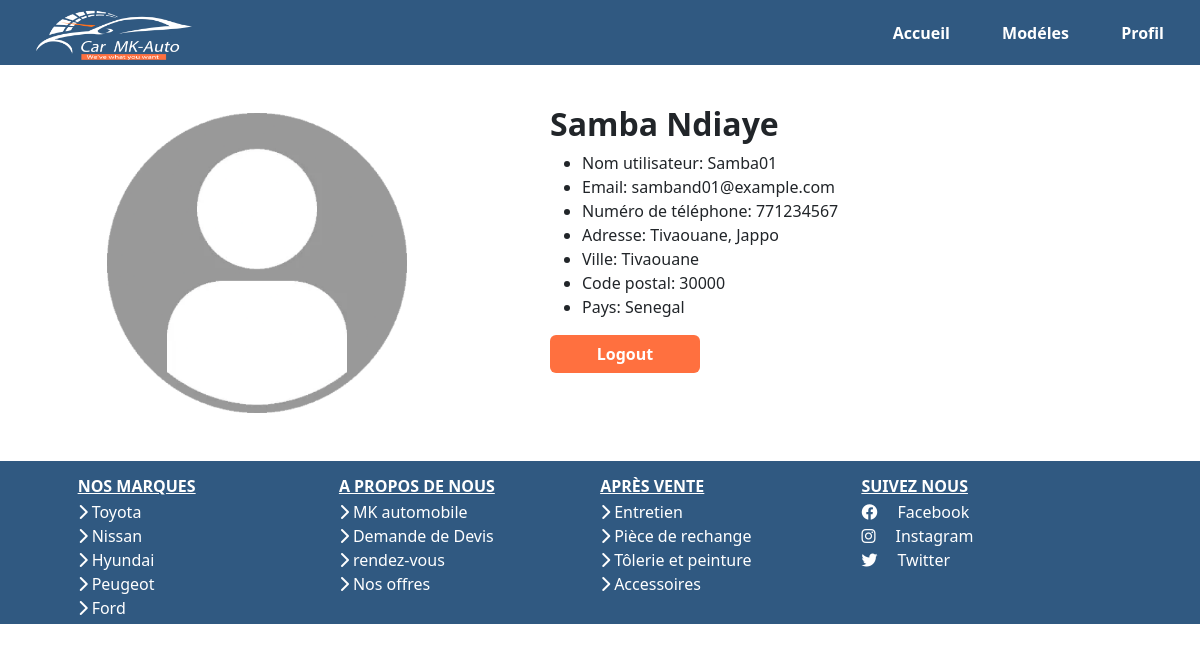
Page /mkAuto/profile/ (signed in) on the committed database.
### mkAuto/models.py (models this page shows, shortened)
class ProfileModel(models.Model):
    user = models.OneToOneField(User, on_delete=models.CASCADE)
    telephone = models.CharField(max_length=20)
    adresse = models.CharField(max_length=100)
    ville = models.CharField(max_length=50)
    postal_code = models.CharField(max_length=10)
    pays = models.CharField(max_length=50)
    class Meta:
        verbose_name = "Profile"
        verbose_name_plural = "Profiles"

### mkAuto/views.py (the view)
# urls.py: path('profile/', view_profile, name='profile'),
def view_profile(request):
    user = request.user
    if user.is_authenticated:
        try:
            profile = ProfileModel.objects.get(user=user)
        except ProfileModel.DoesNotExist:
            profile = None
        return render(request, 'mkAuto/profile.html', {'profile': profile})
    else:
        return redirect('log')

### templates/mkAuto/profile.html
{% extends 'base.html' %}
{% load static %}
{% block content %}
    <div class="container-fluid">
        <div class="d-flex flex-row principal">
            <div class="col-5 img-bg mt-5 d-flex justify-content-center">
                <img src={% static "assets/img/user_profile_1.png" %} alt="Image" width="300" height="300">
            </div>
            <div class="col-6 mx-5 d-flex align-items-center">
                <div>
                    <h2><b>{{ profile.user.first_name }} {{ profile.user.last_name }}</b></h2>
                    <ul>
                    <li>Nom utilisateur: {{ profile.user.username }}</li>
                    <li>Email: {{ profile.user.email }}</li>
                    <li>Numéro de téléphone: {{ profile.telephone }}</li>
                    <li>Adresse: {{ profile.adresse }}</li>
                    <li>Ville: {{ profile.ville }}</li>
                    <li>Code postal: {{ profile.postal_code }}</li>
                    <li>Pays: {{ profile.pays }}</li>
                    </ul>
                    <span class="btn btn-btn text-white"><b><a href={% url "logout" %} class="text-white px-4 text-decoration-none">Logout</a></b></span>
                </div>
            </div>
        </div>
    </div>
{% endblock %}

### static/assets/css/style.css (style rules this page uses)
.btn-btn { background-color: #FF703F !important; width: 150px !important; }

### rows in the picture
ProfileModel: user.first_name "Samba", user.last_name "Ndiaye", user.username "Samba01", user.email "samband01@example.com", telephone "771234567", adresse "Tivaouane, Jappo", ville "Tivaouane", postal_code "30000", pays "Senegal"
